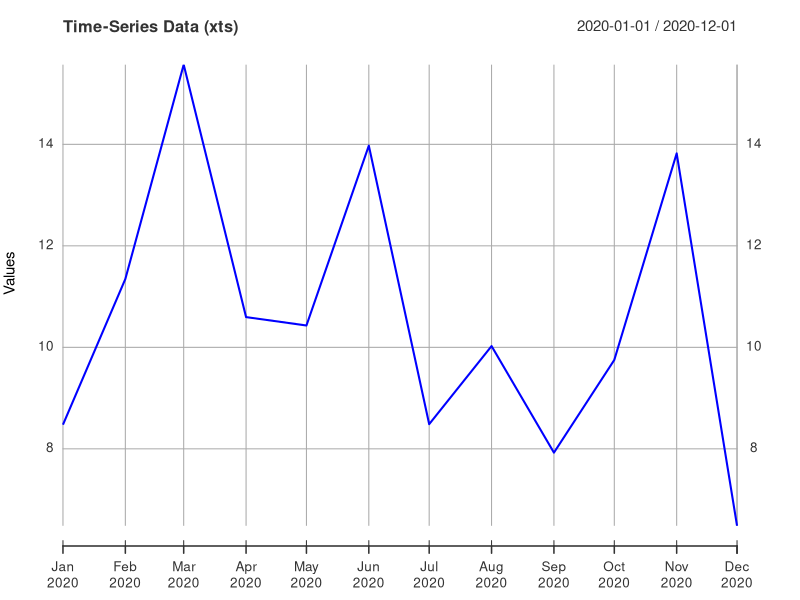
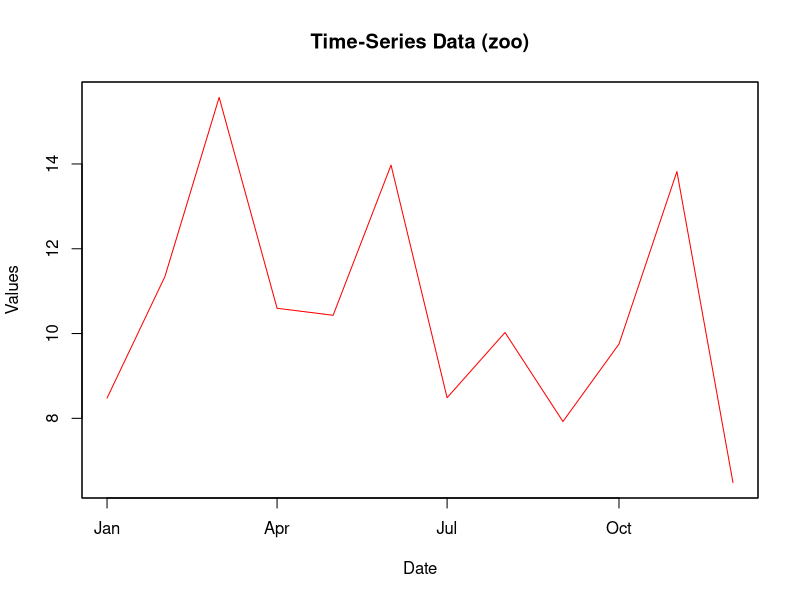

These figures' R source, in order:
install.packages("xts")
install.packages("zoo")
library(xts)
library(zoo)

date_seq <- seq.Date(from = as.Date("2020-01-01"), by = "month", length.out = 12)
data_values <- rnorm(12, mean = 10, sd = 3)  # Random data

xts_data <- xts(data_values, order.by = date_seq)

plot(xts_data, main = "Time-Series Data (xts)", ylab = "Values", xlab = "Date", col = "blue")

zoo_data <- zoo(data_values, order.by = date_seq)

plot(zoo_data, main = "Time-Series Data (zoo)", ylab = "Values", xlab = "Date", col = "red")
